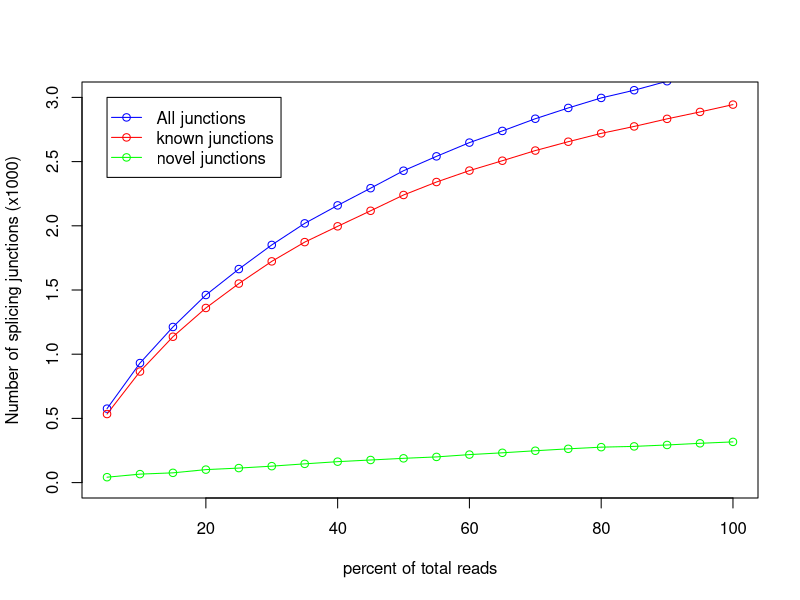

The R script that drew this image:
pdf('/tmp/rustqc_small_run/rseqc/junction_saturation/test.junctionSaturation_plot.pdf')
x=c(5,10,15,20,25,30,35,40,45,50,55,60,65,70,75,80,85,90,95,100)
y=c(534,865,1136,1360,1550,1723,1873,1996,2117,2240,2341,2430,2507,2586,2655,2720,2774,2833,2887,2944)
z=c(576,931,1212,1461,1663,1851,2019,2159,2293,2429,2541,2648,2739,2834,2918,2996,3056,3126,3193,3261)
w=c(42,66,76,101,113,128,146,163,176,189,200,218,232,248,263,276,282,293,306,317)
m=max(3,3,0)
n=min(0,0,0)
plot(x,z/1000,xlab='percent of total reads',ylab='Number of splicing junctions (x1000)',type='o',col='blue',ylim=c(n,m))
points(x,y/1000,type='o',col='red')
points(x,w/1000,type='o',col='green')
legend(5,3, legend=c("All junctions","known junctions", "novel junctions"),col=c("blue","red","green"),lwd=1,pch=1)
dev.off()
